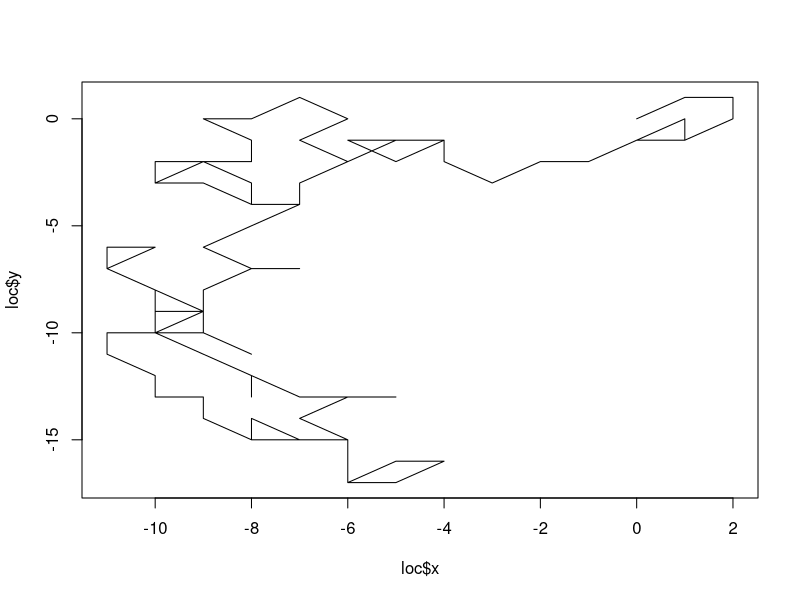

Source code (R):
# Title: Analyze Categorical Data, Two Way
# Desription: Analyze a categorical dataset using frequency tables and mosaic
#             plots with chi squared, p-values and Cramer's v to test for
#             statistical significance
# Author: James Harper, PE, ENV SP
# Date Created: February 4, 2018
# -----------------------------------------------------------------------------

# Define area, starting loc, number of steps to take, and directions
area = c(10, 10)
start = c(0, 0)
steps = 100
directions = c("N", "S", "E", "W", "NW", "NE", "SW", "SE")

# Initialize loc and path variables
loc = data.frame(x = start[1], y = start[2])

for (step in 1:steps) {
  direction = sample(directions, 1, replace = TRUE); direction
  if (direction == "N") {
    loc = rbind(loc, data.frame(x = loc$x[length(loc$x)], 
                                y = loc$y[length(loc$y)] + 1))
  } else if (direction == "S") {
    loc = rbind(loc, data.frame(x = loc$x[length(loc$x)], 
                                y = loc$y[length(loc$y)] - 1))
  } else if (direction == "E") {
    loc = rbind(loc, data.frame(x = loc$x[length(loc$x)] + 1, 
                                y = loc$y[length(loc$y)]))
  } else if (direction == "W") {
    loc = rbind(loc, data.frame(x = loc$x[length(loc$x)] - 1, 
                                y = loc$y[length(loc$y)]))
  } else if (direction == "NW") {
    loc = rbind(loc, data.frame(x = loc$x[length(loc$x)] - 1, 
                                y = loc$y[length(loc$y)] + 1))
  } else if (direction == "NE") {
    loc = rbind(loc, data.frame(x = loc$x[length(loc$x)] + 1, 
                                y = loc$y[length(loc$y)] + 1))
  } else if (direction == "SW") {
    loc = rbind(loc, data.frame(x = loc$x[length(loc$x)] - 1, 
                                y = loc$y[length(loc$y)] - 1))
  } else if (direction == "SE") {
    loc = rbind(loc, data.frame(x = loc$x[length(loc$x)] + 1, 
                                y = loc$y[length(loc$y)] - 1))
  }
}

# Plot path
plot(loc$x, loc$y, type = "l")
